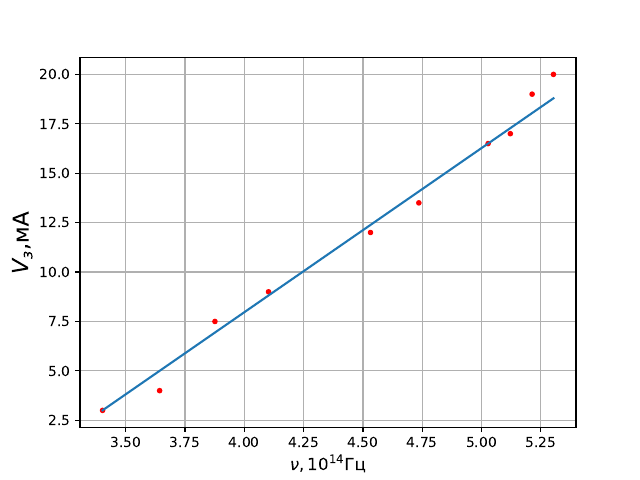

Write the Python code that produced this figure.
import numpy as np
from functions import parsing
import matplotlib.pyplot as plt 
name='rec\\n3.tsv'
l,V=parsing(name,0,1)

def f(x): #x-- градусы
    p1 =-3.672*10**(-7)
    p2=-9.204*10**(-5)
    p3 =7.457
    f = p1*x**2 + p2*x + p3
    return f


# plt.plot(l,V)
# plt.show()
x=f(l)
print(x)
plt.plot(f(l),V,'r.')
plt.ylabel('$V_з$,мА',fontsize=16) 
plt.xlabel('$\\nu, 10^{14}$Гц',fontsize=12)
# yerror=V*0.01
# # plt.errorbar(yerr=yerror) #Погрешности
e=1.60217662*10**-19 #Кулона
k= 8.307
b= -25.26
h=6.28*k*10**-16*e
plt.plot(x,k*x+b)
print('Постоянная Планка h=',h) #Херня конечно, но вдруг так и есть
plt.grid() 
plt.savefig('n3.pdf')
plt.show()